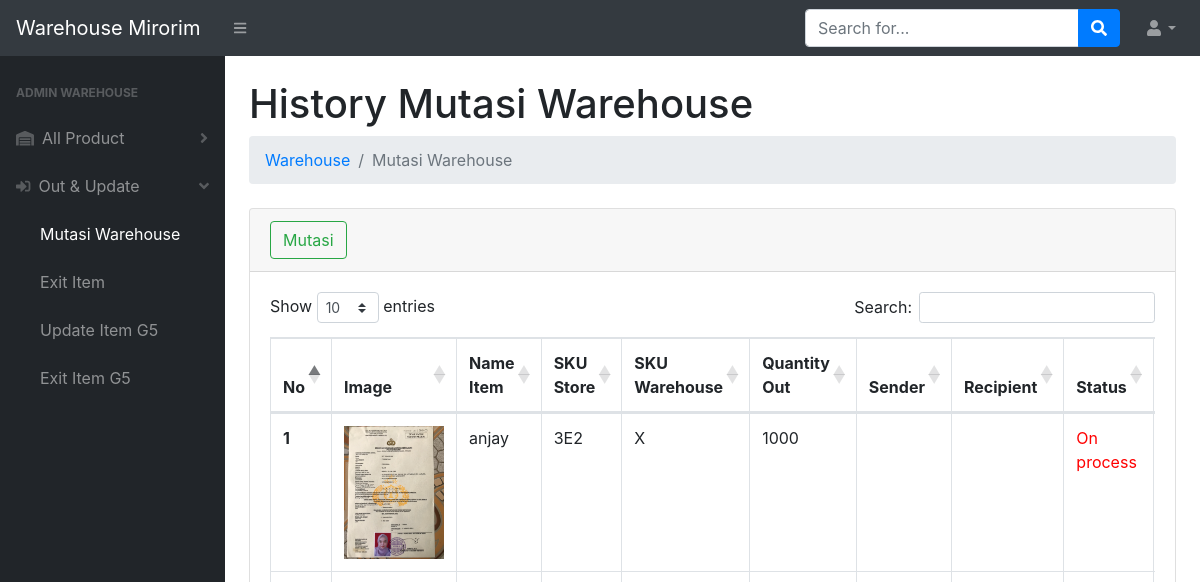
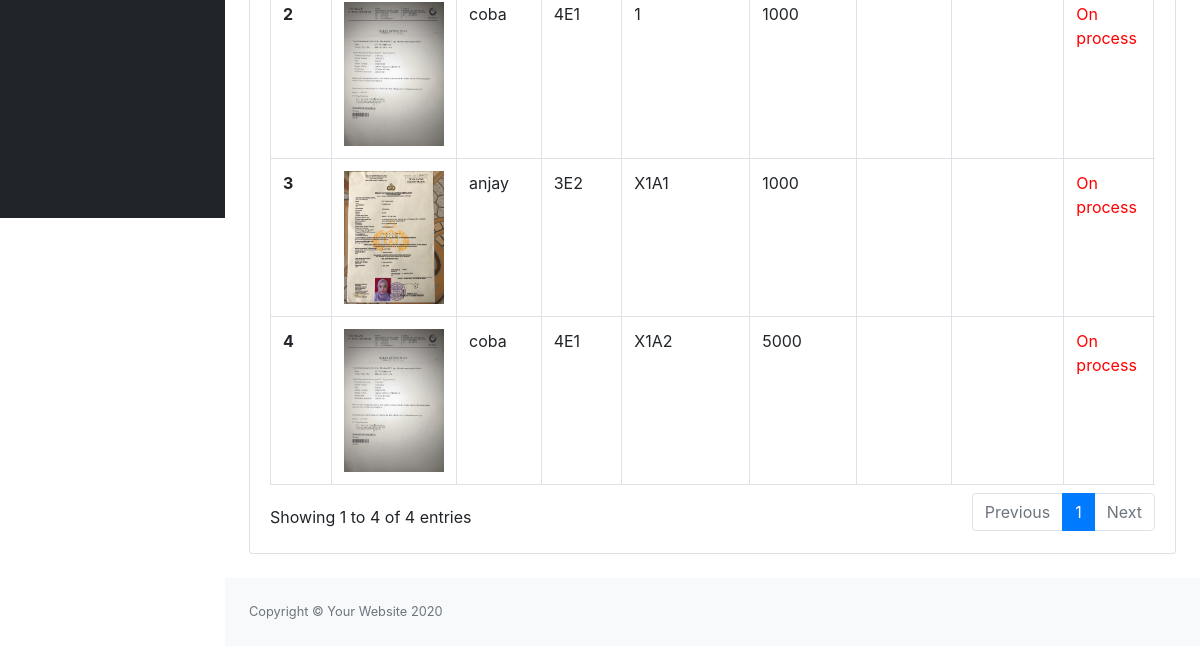
/gudang/mutasigudang.php (signed in), run on an earlier commit of the app's database (2 pictures, top to bottom).
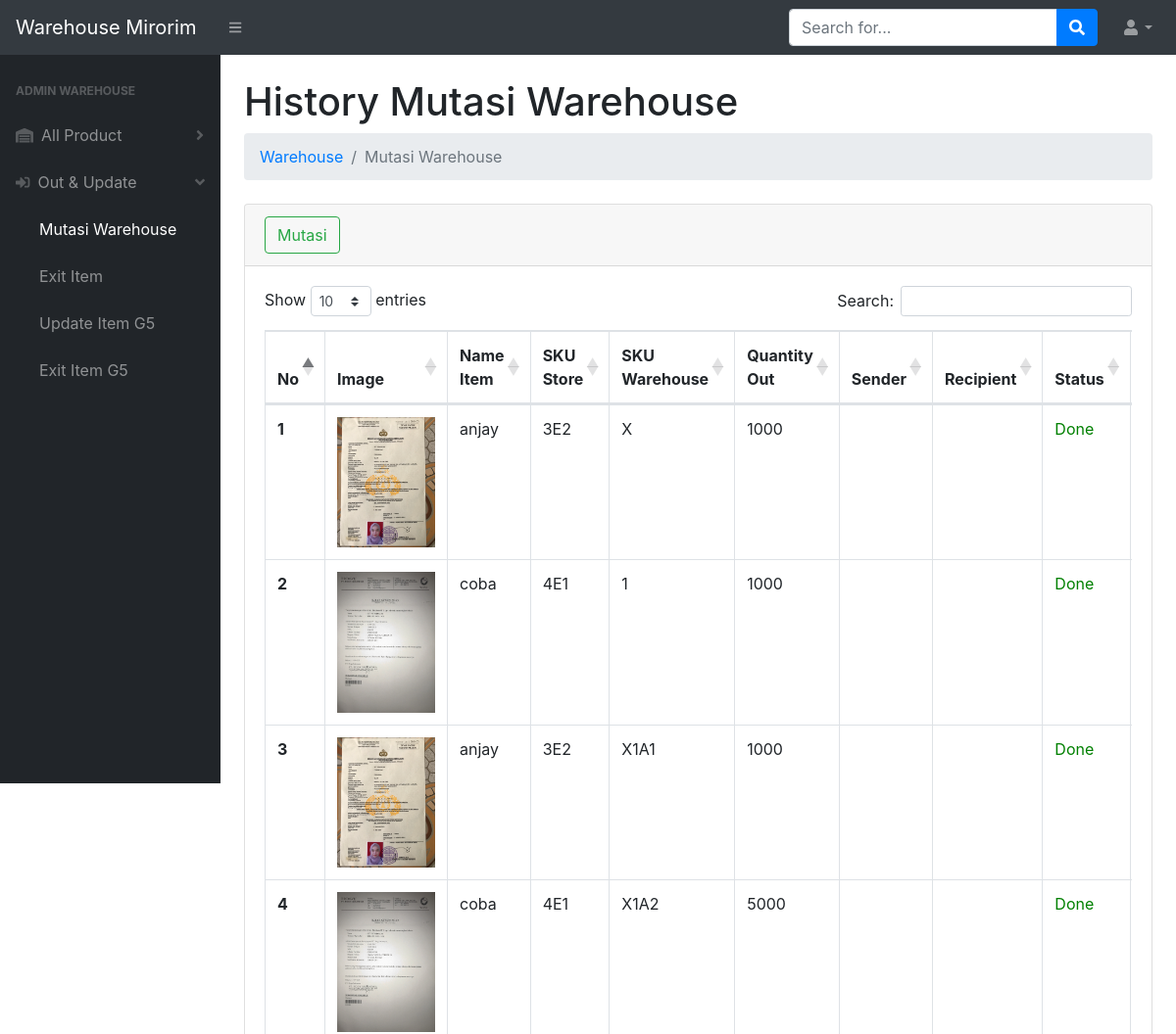
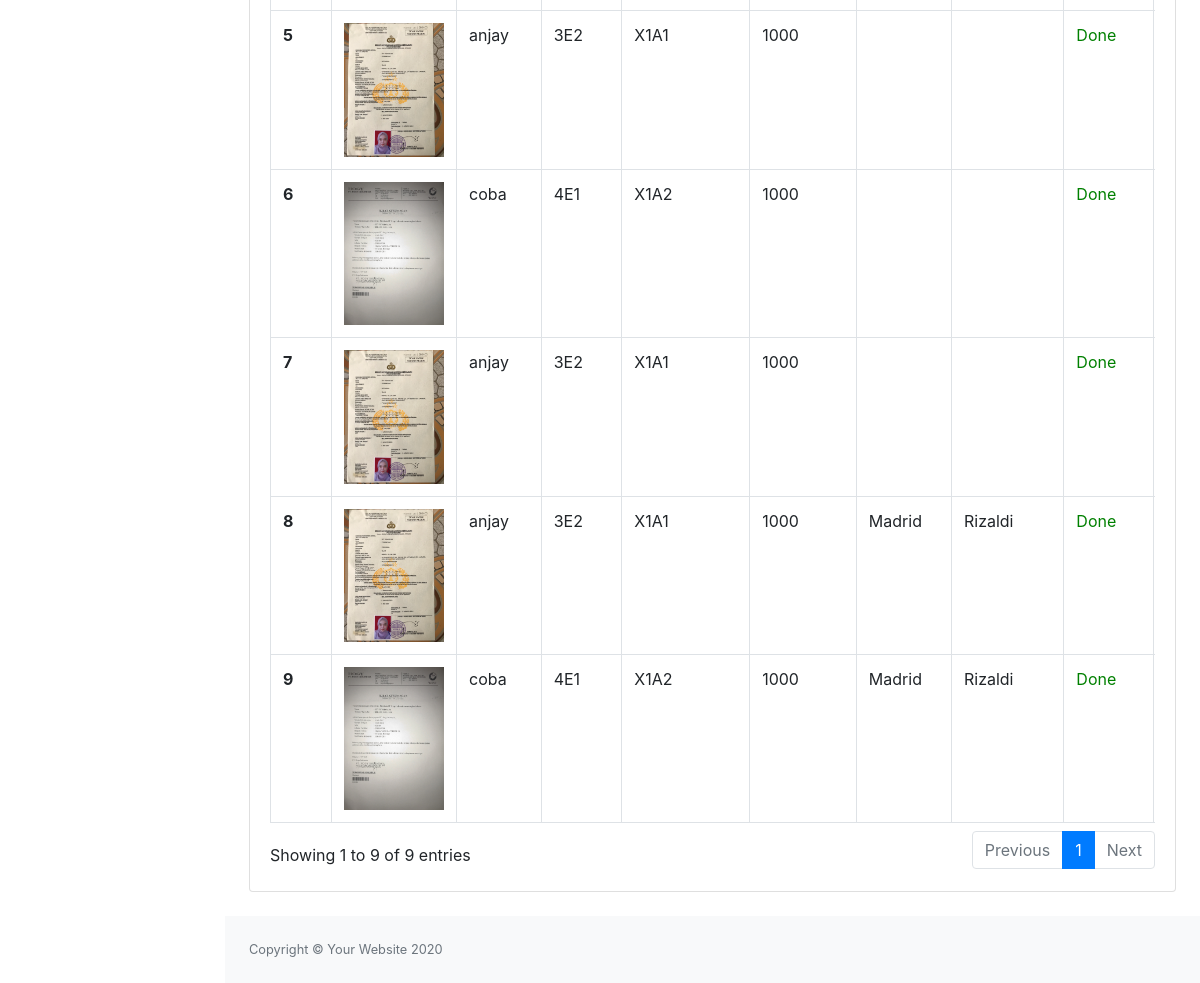
And on a later commit of the database (2 pictures, top to bottom).
### tables this page shows
CREATE TABLE `mutasi` (
  `idbarang` int(11) NOT NULL,
  `nama` varchar(200) NOT NULL,
  `image` mediumtext NOT NULL,
  `sku` varchar(200) NOT NULL,
  `skug` varchar(200) NOT NULL,
  `quantitymut` int(11) NOT NULL,
  `sender` varchar(200) NOT NULL,
  `penerima` varchar(200) NOT NULL,
  `status` varchar(200) NOT NULL,
  `jamkeluar` timestamp NOT NULL DEFAULT current_timestamp(),
  `tempstat` int(11) NOT NULL DEFAULT 0
);

### gudang/mutasigudang.php (the view, shortened to what this page needs)
<?php
require '../assets/php/function.php';
?>
<!DOCTYPE html>
<html lang="en">
    <head>
        <link href="https://cdn.jsdelivr.net/npm/bootstrap@5.3.0-alpha1/dist/css/bootstrap.min.css" rel="stylesheet">
        <link href="../css/styles.css" rel="stylesheet" />
        <link href="https://cdn.datatables.net/1.10.20/css/dataTables.bootstrap4.min.css" rel="stylesheet" />
    </head>
    <body class="sb-nav-fixed">
        <nav class="sb-topnav navbar navbar-expand navbar-dark bg-dark">
            <a class="navbar-brand" href="index.php">Warehouse Mirorim</a>
            <button class="btn btn-link btn-sm order-1 order-lg-0" id="sidebarToggle" href="#"><i class="fas fa-bars"></i></button>
            <form class="d-none d-md-inline-block form-inline ml-auto mr-0 mr-md-3 my-2 my-md-0">
                <div class="input-group">
                    <input class="form-control" type="text" placeholder="Search for..." aria-label="Search" aria-describedby="basic-addon2" />
                    <div class="input-group-append">
                        <button class="btn btn-primary" type="button"><i class="fas fa-search"></i></button>
                    </div>
                </div>
            </form>
            <ul class="navbar-nav ml-md-0">
                <li class="nav-item dropdown">
                    <a class="nav-link dropdown-toggle" id="userDropdown" href="#" role="button" data-toggle="dropdown" aria-haspopup="true" aria-expanded="false"><i class="fas fa-user fa-fw"></i></a>
                </li>
            </ul>
        </nav>
        <div id="layoutSidenav">
            <div id="layoutSidenav_nav">
                <nav class="sb-sidenav accordion sb-sidenav-dark" id="sidenavAccordion">
                    <div class="sb-sidenav-menu">
                        <div class="nav">
                        <div class="sb-sidenav-menu-heading">Admin Warehouse</div>
                            <a class="nav-link collapsed" href="#" data-toggle="collapse" data-target="#collapseLayouts" aria-expanded="false" aria-controls="collapseLayouts">
                                <div class="sb-nav-link-icon"><i class="fas fa-warehouse"></i></div>
                                    All Product
                                <div class="sb-sidenav-collapse-arrow"><i class="fas fa-angle-down"></i></div>
                            </a>
                            <a class="nav-link collapse" href="#" data-toggle="collapse" data-target="#collapsePages" aria-expanded="false" aria-controls="collapsePages">
                                <div class="sb-nav-link-icon"><i class="fas fa-sign-in-alt"></i></div>
                                Out & Update
                                <div class="sb-sidenav-collapse-arrow"><i class="fas fa-angle-down"></i></div>
                            </a>
                            <div class="collapsed" id="collapsePages" aria-labelledby="headingTwo" data-parent="#sidenavAccordion">
                            <nav class="sb-sidenav-menu-nested nav">
                                    <a class="nav-link" href="mutasigudang.php">Mutasi Warehouse</a>
                                    <a class="nav-link" href="exititem.php">Exit Item</a>
                                    <a class="nav-link" href="updatebarang5.php">Update Item G5</a>
                                    <a class="nav-link" href="exititem5.php">Exit Item G5</a>
                                </nav>
                            </div>
                </nav>
            </div>
            <div id="layoutSidenav_content">
                <main>
                    <div class="container-fluid">
                        <h1 class="mt-4">History Mutasi Warehouse</h1>
                        <ol class="breadcrumb mb-4">
                            <li class="breadcrumb-item"><a href="index.php">Warehouse</a></li>
                            <li class="breadcrumb-item active">Mutasi Warehouse</li>
                        </ol>
                        <div class="card mb-4">
                            <div class="card-header">
                            <a type="button" class="btn btn-outline-success" data-bs-toggle="modal" data-bs-target="#smallModalUp">Mutasi</a>
                            </div>
                            <div class="card-body">
                                <div class="table-responsive">
                                    <table class="table table-hover table-bordered" id="dataTable" width="100%" cellspacing="0">
                                        <thead>
                                            <tr>
                                                <th>No</th>
                                                <th>Image</th>
                                                <th>Name Item</th>
                                                <th>SKU Store</th>
                                                <th>SKU Warehouse</th>
                                                <th>Quantity Out</th>
                                                <th>Sender</th>
                                                <th>Recipient</th>
                                                <th>Status</th>
                                            </tr>
                                        </thead>
                                        <tbody>
                                            <?php
                                                $ambildatamutasi = mysqli_query($konek, "SELECT * FROM mutasi");
                                                $k = 1;
                                                while($data=mysqli_fetch_array($ambildatamutasi)){
                                                $sku = $data['sku'];
                                                $nama = $data['nama'];
                                                $skug = $data['skug'];
                                                $quantity = $data['quantitymut'];
                                                $status = $data['status'];
                                                $pengirim = $data['sender'];
                                                $penerima = $data['penerima'];
                                                $gambar = $data['image'];
                                                if($gambar==null){
                                                    $img = '<img src="../assets/img/noimageavailable.png" class="zoomable">';
                                                } else {
                                                    $img ='<img src="../images/'.$gambar.'" class="zoomable">';
                                                }
                                            ?>
                                            <tr>
                                                <th><?=$k++?></th>
                                                <td><?=$img;?></td>
                                                <td><?=$nama?></td>
                                                <td class="text-uppercase"><?=$sku?></td>
                                                <td class="text-uppercase"><?=$skug?></td>
                                                <td><?=$quantity?></td>
                                                <td><?=$pengirim?></td>
                                                <td><?=$penerima?></td>
                                                <?php
                                                if($status=='Done'){
                                                    echo "<td style='color: green;'>$status</td>";
                                                } else {
                                                    echo "<td style='color: red;'>$status</td>";
                                                }
                                                ?>
                                            </tr>
                                            <?php
                                                }
                                            ?>
                                        </tbody>
                                    </table>
                                </div>
                            </div>
                        </div>
                    </div>
                </main>
                <footer class="py-4 bg-light mt-auto">
                    <div class="container-fluid">
                        <div class="d-flex align-items-center justify-content-between small">
                            <div class="text-muted">Copyright &copy; Your Website 2020</div>
                        </div>
                    </div>
                </footer>
            </div>
        </div>
    </body>
</html>

### gudang/mutasigudang.php (style rules this page uses)
.zoomable { width: 100px; }

What changed in the data, as far as the page shows it:
changed mutasi (number 1 of 9 on the later page): status "On process" → "Done"
changed mutasi (number 2 of 9 on the later page): status "On process" → "Done"
changed mutasi (number 3 of 9 on the later page): status "On process" → "Done"
changed mutasi (number 4 of 9 on the later page): status "On process" → "Done"
added mutasi: image (picture), nama "anjay", sku "3E2", skug "X1A1", quantitymut "1000", status "Done"
added mutasi: image (picture), nama "coba", sku "4E1", skug "X1A2", quantitymut "1000", status "Done"
added mutasi: image (picture), nama "anjay", sku "3E2", skug "X1A1", quantitymut "1000", status "Done"
added mutasi: image (picture), nama "anjay", sku "3E2", skug "X1A1", quantitymut "1000", sender "Madrid", penerima "Rizaldi", status "Done"
added mutasi: image (picture), nama "coba", sku "4E1", skug "X1A2", quantitymut "1000", sender "Madrid", penerima "Rizaldi", status "Done"
Also different on the page:
text written by a page script: "Show entries Search: Showing 1 to 4 of 4 entries Previous 1 Next" → "Show entries Search: Showing 1 to 9 of 9 entries Previous 1 Next"
